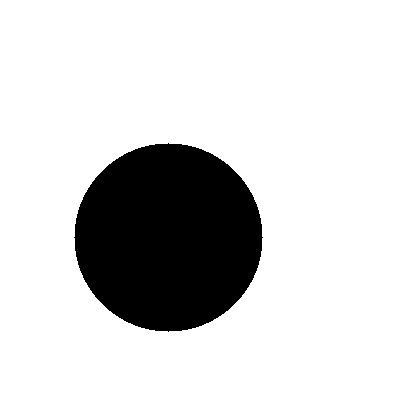
#> input picture tp2.2/input/circle_01.jpeg, 420 x 420 px
$ python detector.py --image ../../tp2.2/input/circle_01.jpeg
#> lines starting #> are read from the running program, lines starting #| are printed output that depends on the picture; after the words box and inside, x2 and y2 are one past the last pixel; in counts of white or black regions, pixels touching at a corner belong together
"""Full detection pipeline: image -> annotated image + stats, via YOLOv8."""
import sys
from pathlib import Path

sys.path.insert(0, str(Path(__file__).resolve().parent))

import numpy as np
import cv2
from PIL import Image

from utils import MODEL_PATH, COLOR_FREE_BGR, COLOR_OCCUPIED_BGR

# Conservative cap for the OpenCV fallback.  The fallback is intentionally used
# only when YOLO returns no boxes, so it should prefer obvious painted stall
# grids over noisy detections.
MAX_FALLBACK_SPACES = 250

_model = None
_car_model = None


# [21 lines left out: functions get_model, get_car_model, not called in this run]


def _yolo_detect(image_rgb: np.ndarray, threshold: float, model_path: Path) -> list:
    """Run the trained parking-space YOLO model and normalize its output format."""
    if not model_path.exists():
        return []
    model = get_model(model_path)
    # Ultralytics numpy inputs are OpenCV-style BGR arrays. The app uses RGB
    # images from PIL/Streamlit, so convert before prediction.
    image_bgr = cv2.cvtColor(image_rgb, cv2.COLOR_RGB2BGR)
    result = model.predict(image_bgr, conf=threshold, imgsz=640, verbose=False)[0]

    detections = []
    for box in result.boxes:
        x1, y1, x2, y2 = box.xyxy[0].tolist()
        class_id = int(box.cls[0])
        confidence = float(box.conf[0])
        raw_name = str(model.names.get(class_id, class_id)).lower()
        label = "Occupied" if "occ" in raw_name else "Empty"
        detections.append({
            "x": max(0, int(round(x1))), "y": max(0, int(round(y1))),
            "w": max(1, int(round(x2 - x1))), "h": max(1, int(round(y2 - y1))),
            "label": label,
            "confidence": confidence,
            "source": "yolo",
        })
    return detections


# [31 lines left out: functions _cluster_positions, _dedupe_boxes, not called in this run]


def _detect_slots_from_separators(image_rgb: np.ndarray) -> list:
    """Find plausible parking slots between long painted divider lines."""
    h, w = image_rgb.shape[:2]
    if h < 80 or w < 80:
        return []

    hsv = cv2.cvtColor(image_rgb, cv2.COLOR_RGB2HSV)
    white = cv2.inRange(hsv, np.array([0, 0, 145]), np.array([180, 95, 255]))
    yellow = cv2.inRange(hsv, np.array([14, 40, 90]), np.array([48, 255, 255]))
    paint = cv2.bitwise_or(white, yellow)
    paint = cv2.medianBlur(paint, 3)

    edges = cv2.Canny(paint, 50, 150)
    lines = cv2.HoughLinesP(
        edges, 1, np.pi / 180,
        threshold=max(30, int(min(h, w) * 0.06)),
        minLineLength=max(50, int(h * 0.22)),
        maxLineGap=max(12, int(h * 0.05)),
    )
    if lines is None:
        return []

    raw_separators = []
    for line in lines[:, 0]:
        x1, y1, x2, y2 = map(float, line)
        length = np.hypot(x2 - x1, y2 - y1)
        angle = abs(np.degrees(np.arctan2(y2 - y1, x2 - x1)))
        angle = angle if angle <= 90 else 180 - angle
        # This handles the common top-down/near-top-down case: parking spaces
        # are bounded by mostly vertical painted dividers.
        if angle >= 68 and length >= h * 0.20:
            raw_separators.append(((x1 + x2) / 2, min(y1, y2), max(y1, y2), length))

    if len(raw_separators) < 2:
        return []

    clusters = []
    for sep in sorted(raw_separators, key=lambda s: s[0]):
        if clusters and abs(sep[0] - np.mean([s[0] for s in clusters[-1]])) <= max(10, w * 0.018):
            clusters[-1].append(sep)
        else:
            clusters.append([sep])

    separators = []
    for cluster in clusters:
        separators.append({
            "x": float(np.mean([s[0] for s in cluster])),
            "y1": float(min(s[1] for s in cluster)),
            "y2": float(max(s[2] for s in cluster)),
        })

    boxes = []
    for left, right in zip(separators, separators[1:]):
        x1, x2 = int(round(left["x"])), int(round(right["x"]))
        bw = x2 - x1
        if not (w * 0.06 <= bw <= w * 0.32):
            continue

        y1 = max(0, int(round(min(left["y1"], right["y1"]) - bw * 0.10)))
        y2 = min(h, int(round(max(left["y2"], right["y2"]) + bw * 0.65)))
        if y2 - y1 < max(70, bw * 1.25):
            continue

        boxes.append({
            "x": x1, "y": y1,
            "w": bw, "h": y2 - y1,
            "label": "Empty",          # final label is assigned after car matching
            "confidence": 0.50,
            "source": "slot-lines",
        })

    return _dedupe_boxes(boxes, iou_threshold=0.20)


def _detect_slots_regular_grid(image_rgb: np.ndarray) -> list:
    """Infer a regular parking grid from painted lines, including multi-row lots."""
    h, w = image_rgb.shape[:2]
    if h < 80 or w < 80:
        return []

    hsv = cv2.cvtColor(image_rgb, cv2.COLOR_RGB2HSV)
    white = cv2.inRange(hsv, np.array([0, 0, 140]), np.array([180, 105, 255]))
    yellow = cv2.inRange(hsv, np.array([14, 35, 85]), np.array([50, 255, 255]))
    paint = cv2.medianBlur(cv2.bitwise_or(white, yellow), 3)
    edges = cv2.Canny(paint, 50, 150)
    lines = cv2.HoughLinesP(edges, 1, np.pi / 180, threshold=28, minLineLength=max(35, int(min(h, w) * 0.10)), maxLineGap=max(12, int(min(h, w) * 0.06)))
    if lines is None:
        return []

    vertical, horizontal = [], []
    for line in lines[:, 0]:
        x1, y1, x2, y2 = map(float, line)
        length = np.hypot(x2 - x1, y2 - y1)
        angle = abs(np.degrees(np.arctan2(y2 - y1, x2 - x1)))
        angle = angle if angle <= 90 else 180 - angle
        if angle >= 68 and length >= h * 0.16:
            vertical.append({"x": (x1 + x2) / 2, "y1": min(y1, y2), "y2": max(y1, y2), "length": length})
        elif angle <= 18 and length >= w * 0.12:
            horizontal.append({"y": (y1 + y2) / 2, "x1": min(x1, x2), "x2": max(x1, x2), "length": length})

    if len(vertical) < 3:
        return []

    # Cluster duplicate edges from the same painted divider.
    clusters = []
    for item in sorted(vertical, key=lambda d: d["x"]):
        if clusters and abs(item["x"] - np.mean([v["x"] for v in clusters[-1]])) <= max(12, w * 0.018):
            clusters[-1].append(item)
        else:
            clusters.append([item])
    x_candidates = []
    for cluster in clusters:
        x_candidates.append({
            "x": float(np.mean([v["x"] for v in cluster])),
            "y1": float(min(v["y1"] for v in cluster)),
            "y2": float(max(v["y2"] for v in cluster)),
            "strength": float(sum(v["length"] for v in cluster)),
        })
    xs = [c["x"] for c in x_candidates if 0 <= c["x"] <= w]
    if len(xs) < 3:
        return []

    # Find the most plausible repeated stall width from candidate line spacing.
    best_start, best_step, best_score = None, None, -1
    sorted_x = sorted(xs)
    for i, start in enumerate(sorted_x[:-1]):
        for end in sorted_x[i + 1:]:
            step = end - start
            if not (w * 0.06 <= step <= w * 0.20):
                continue
            n = int(round((max(sorted_x) - start) / step)) + 1
            predicted = [start + k * step for k in range(n) if 0 <= start + k * step <= w]
            matches = sum(any(abs(p - x) <= step * 0.23 for x in sorted_x) for p in predicted)
            score = matches * 10 + len(predicted) - abs(step - np.median(np.diff(sorted_x))) * 0.03
            if score > best_score:
                best_start, best_step, best_score = start, step, score
    if best_start is None:
        return []

    # Extend the regular sequence across the visible row.
    x_lines = []
    x = best_start
    while x - best_step >= 0:
        x -= best_step
    while x <= w:
        if x >= 0:
            x_lines.append(float(x))
        x += best_step
    x_lines = [x for x in x_lines if 0 <= x <= w]
    if len(x_lines) < 3:
        return []

    top = max(0, int(np.percentile([v["y1"] for v in vertical], 10) - best_step * 0.10))
    # Use a robust percentile so non-parking vertical artifacts at the image
    # edges do not stretch a one-row parking area into the drive aisle.
    base_bottom = min(h, int(np.percentile([v["y2"] for v in vertical], 85) + best_step * 0.35))
    bottom = base_bottom

    h_clusters = []
    for item in sorted(horizontal, key=lambda d: d["y"]):
        if h_clusters and abs(item["y"] - np.mean([v["y"] for v in h_clusters[-1]])) <= max(10, h * 0.025):
            h_clusters[-1].append(item)
        else:
            h_clusters.append([item])
    strong_h = []
    for cluster in h_clusters:
        y = float(np.mean([v["y"] for v in cluster]))
        span = sum(v["length"] for v in cluster)
        # Row dividers can be broken by cars, so accept shorter horizontal
        # evidence once we are below the noisy top-car area.
        required_span = w * 0.15 if y > top + best_step * 1.45 else w * 0.35
        if span >= required_span:
            strong_h.append(y)
    if strong_h:
        bottom = min(h, int(max(bottom, max(strong_h) + best_step * 0.25)))

    y_internal = []
    for y in strong_h:
        # Ignore top artifacts from car roofs/text; real two-row separators are
        # usually near the middle/lower half of the visible parking grid.
        if max(top + best_step * 1.45, h * 0.42) < y < bottom - best_step * 0.65:
            y_internal.append(y)
    # For this geometry there should normally be at most one row separator.
    # Keeping the strongest/lower candidate avoids splitting cars into fake rows.
    valid_y_internal = []
    for y in y_internal:
        band = max(3, int(best_step * 0.08))
        coverages = []
        for x in x_lines:
            xi = int(round(x))
            sample = paint[int(round(y)):bottom, max(0, xi - band):min(w, xi + band)]
            coverages.append(cv2.countNonZero(sample) / max(1, sample.size))
        enough_lower_lines = sum(c > 0.02 for c in coverages) >= max(3, int(len(x_lines) * 0.70))
        strong_lower_lines = float(np.mean(coverages)) >= 0.35
        if enough_lower_lines and strong_lower_lines:
            valid_y_internal.append(y)

    if len(valid_y_internal) > 1:
        valid_y_internal = [max(valid_y_internal)]
    # The regular-grid extrapolator is only safe when a real second row is
    # confirmed. For one-row lots, use the direct separator detector instead;
    # otherwise car edges/logos can look like extra grid lines and duplicate or
    # hallucinate spaces into the drive aisle.
    if not valid_y_internal:
        return []
    y_lines = [float(top)] + sorted(valid_y_internal) + [float(bottom)]
    # Avoid tiny row slices caused by car edges/text.
    y_lines = [y_lines[0]] + [y for a, y in zip(y_lines, y_lines[1:]) if y - a >= best_step * 0.75]
    if y_lines[-1] != float(bottom) and bottom - y_lines[-1] >= best_step * 0.75:
        y_lines.append(float(bottom))
    if len(y_lines) < 2:
        y_lines = [float(top), float(bottom)]

    boxes = []
    for x1, x2 in zip(x_lines, x_lines[1:]):
        bw = x2 - x1
        if not (w * 0.055 <= bw <= w * 0.22):
            continue
        for y1, y2 in zip(y_lines, y_lines[1:]):
            bh = y2 - y1
            if bh < best_step * 0.75:
                continue

            xi1, xi2 = int(round(x1)), int(round(x2))
            yi1, yi2 = max(0, int(round(y1))), min(h, int(round(y2)))
            band = max(3, int(bw * 0.08))
            left_band = paint[yi1:yi2, max(0, xi1 - band):min(w, xi1 + band)]
            right_band = paint[yi1:yi2, max(0, xi2 - band):min(w, xi2 + band)]
            left_cov = cv2.countNonZero(left_band) / max(1, left_band.size)
            right_cov = cv2.countNonZero(right_band) / max(1, right_band.size)
            side_cov = max(left_cov, right_cov)
            mean_cov = (left_cov + right_cov) / 2

            # Do not create slots in blank drive aisles. Inferred grid lines are
            # allowed, but each proposed cell must still have real painted-line
            # evidence on at least one/both vertical borders inside that row.
            if side_cov < 0.025 or mean_cov < 0.010:
                continue

            boxes.append({
                "x": max(0, xi1), "y": yi1,
                "w": int(round(bw)), "h": yi2 - yi1,
                "label": "Empty",
                "confidence": 0.50,
                "source": "slot-lines",
            })
    return _dedupe_boxes(boxes, iou_threshold=0.15)


# [81 lines left out: functions _detect_cars, _intersection, _slot_visual_occupancy_score, _classify_slots_with_cars, not called in this run]


def _detect_empty_spaces_from_grid(image_rgb: np.ndarray) -> list:
    """
    Fallback detector for empty lots when the trained model does not fire.

    It looks for bright/yellow painted stall lines, clusters near-horizontal and
    near-vertical line positions, then proposes cells bounded by those lines.
    These are marked as Empty because this fallback is only reliable for open
    spaces with visible markings; occupied-space classification remains YOLO's
    job.
    """
    h, w = image_rgb.shape[:2]
    if h < 80 or w < 80:
        return []

    scale = min(1.0, 1280.0 / max(h, w))
    small = cv2.resize(image_rgb, (int(w * scale), int(h * scale)), interpolation=cv2.INTER_AREA) if scale < 1 else image_rgb
    sh, sw = small.shape[:2]

    hsv = cv2.cvtColor(small, cv2.COLOR_RGB2HSV)
    # White paint: low saturation, high value. Yellow paint: common in lots too.
    white = cv2.inRange(hsv, np.array([0, 0, 150]), np.array([180, 90, 255]))
    yellow = cv2.inRange(hsv, np.array([15, 45, 100]), np.array([45, 255, 255]))
    mask = cv2.bitwise_or(white, yellow)
    mask = cv2.medianBlur(mask, 3)
    mask = cv2.morphologyEx(mask, cv2.MORPH_OPEN, np.ones((3, 3), np.uint8))
    mask = cv2.dilate(mask, np.ones((3, 3), np.uint8), iterations=1)

    edges = cv2.Canny(mask, 50, 150)
    min_len = max(25, int(min(sw, sh) * 0.08))
    lines = cv2.HoughLinesP(edges, 1, np.pi / 180, threshold=35, minLineLength=min_len, maxLineGap=max(8, int(min_len * 0.35)))
    if lines is None:
        return []

    xs, ys = [], []
    for line in lines[:, 0]:
        x1, y1, x2, y2 = map(float, line)
        length = np.hypot(x2 - x1, y2 - y1)
        if length < min_len:
            continue
        angle = abs(np.degrees(np.arctan2(y2 - y1, x2 - x1)))
        angle = angle if angle <= 90 else 180 - angle
        if angle <= 18:
            ys.append((y1 + y2) / 2)
        elif angle >= 72:
            xs.append((x1 + x2) / 2)

    x_lines = _cluster_positions(xs, max(8, sw * 0.018))
    y_lines = _cluster_positions(ys, max(8, sh * 0.018))
    if len(x_lines) < 2 or len(y_lines) < 2:
        return []

    boxes = []
    min_bw, max_bw = sw * 0.035, sw * 0.35
    min_bh, max_bh = sh * 0.035, sh * 0.35
    for x1, x2 in zip(x_lines, x_lines[1:]):
        bw = x2 - x1
        if not (min_bw <= bw <= max_bw):
            continue
        for y1, y2 in zip(y_lines, y_lines[1:]):
            bh = y2 - y1
            if not (min_bh <= bh <= max_bh):
                continue
            xi1, yi1, xi2, yi2 = map(lambda v: int(round(v)), (x1, y1, x2, y2))
            pad = max(2, int(min(bw, bh) * 0.08))
            border = np.zeros_like(mask)
            cv2.rectangle(border, (xi1, yi1), (xi2, yi2), 255, pad)
            border_pixels = cv2.countNonZero(border)
            score = cv2.countNonZero(cv2.bitwise_and(mask, border)) / border_pixels if border_pixels else 0
            if score < 0.08:
                continue
            boxes.append({
                "x": int(round(xi1 / scale)), "y": int(round(yi1 / scale)),
                "w": int(round(bw / scale)), "h": int(round(bh / scale)),
                "label": "Empty",
                "confidence": float(min(0.60, 0.25 + score)),
                "source": "line-fallback",
            })

    return _dedupe_boxes(boxes)


def _fallback_detect(image_rgb: np.ndarray) -> list:
    """Last-resort empty-space detector for lots with complete painted grids."""
    return _detect_empty_spaces_from_grid(image_rgb)


# [36 lines left out: functions make_grid_slots, classify_slots, not called in this run]


def detect(image_rgb: np.ndarray, threshold: float = 0.5, model_path: Path = MODEL_PATH, use_fallback: bool = True) -> list:
    """
    Detect parking occupancy.

    Preferred pipeline:
      1. Detect parking-slot geometry from painted divider lines.
      2. Detect vehicles with pretrained COCO YOLO.
      3. Mark each slot Occupied if a vehicle overlaps it, otherwise Empty.

    If slot geometry cannot be found, it falls back to the previously trained
    parking-space YOLO model and finally to empty-grid detection.
    """
    if use_fallback:
        slots = _detect_slots_regular_grid(image_rgb)
        if len(slots) < 3:
            slots = _detect_slots_from_separators(image_rgb)
        if slots:
            cars = _detect_cars(image_rgb, threshold=0.25)
            return _classify_slots_with_cars(image_rgb, slots, cars)

    detections = _yolo_detect(image_rgb, threshold, model_path)
    if detections:
        return detections

    low_threshold = min(threshold, 0.12)
    if low_threshold < threshold:
        detections = _yolo_detect(image_rgb, low_threshold, model_path)
        if detections:
            return detections

    return _fallback_detect(image_rgb) if use_fallback else []


def annotate_image(image: np.ndarray, detections: list, show_confidence: bool = True) -> np.ndarray:
    """Draw colored bounding boxes with optional confidence labels on image."""
    if len(image.shape) == 3 and image.shape[2] == 3:
        draw = cv2.cvtColor(image, cv2.COLOR_RGB2BGR)
    else:
        draw = image.copy()

    overlay = draw.copy()

    for idx, det in enumerate(detections, start=1):
        x, y, w, h = det["x"], det["y"], det["w"], det["h"]
        color = COLOR_FREE_BGR if det["label"] == "Empty" else COLOR_OCCUPIED_BGR

        cv2.rectangle(overlay, (x, y), (x + w, y + h), color, -1)
        cv2.addWeighted(overlay, 0.3, draw, 0.7, 0, draw)
        overlay = draw.copy()

        cv2.rectangle(draw, (x, y), (x + w, y + h), color, 2)

        if show_confidence:
            text = f"#{idx} {det['confidence']:.0%}"
            text_y = max(y - 5, 15)
            cv2.putText(draw, text, (x, text_y),
                        cv2.FONT_HERSHEY_SIMPLEX, 0.4, color, 1, cv2.LINE_AA)

    return cv2.cvtColor(draw, cv2.COLOR_BGR2RGB)


def run_detection(image_path: Path, threshold: float = 0.5, show_confidence: bool = True) -> tuple:
    """Full pipeline: image file -> annotated image (RGB) + stats dict."""
#> called with threshold = 0.5, show_confidence = True
    img_rgb = np.array(Image.open(image_path).convert("RGB"))
#> img_rgb is the input picture: shape (420, 420, 3); min 0, max 255, mean 214.9
    detections = detect(img_rgb, threshold)
#> in _detect_slots_regular_grid, `edges = cv2.Canny(paint, 50, 150)`:
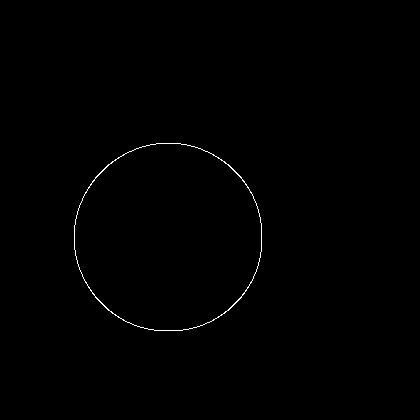
#> edges: shape (420, 420); 0.35% white in thin lines or dots, all inside (x1, y1, x2, y2) = (74, 143, 262, 331)
#> in _detect_slots_regular_grid, `lines = cv2.HoughLinesP(edges, 1, np.pi / 180, threshold=28, minLineLe..`: lines = None
#> in detect, `slots = _detect_slots_regular_grid(image_rgb)`: slots = []
#> in _detect_slots_from_separators, `lines = cv2.HoughLinesP( edges, 1, np.pi / 180, threshold=max(30, int(..`: lines = None
#> in detect, `detections = _yolo_detect(image_rgb, threshold, model_path)`: detections = []
#> in _detect_empty_spaces_from_grid, `mask = cv2.dilate(mask, np.ones((3, 3), np.uint8), iterations=1)`:
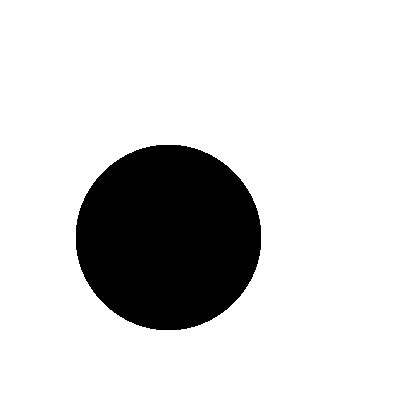
#> mask: shape (420, 420); 84.7% white; 1 black region, box (x1, y1, x2, y2) and area: (76, 145, 261, 330) 26981
#> in _detect_empty_spaces_from_grid, `edges = cv2.Canny(mask, 50, 150)`:
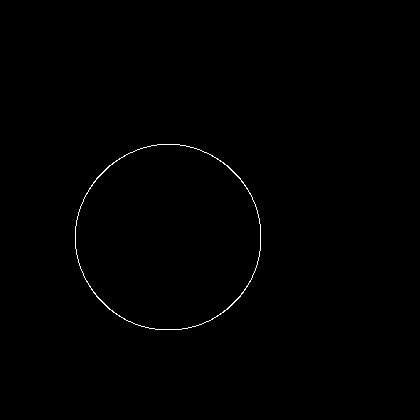
#> edges: shape (420, 420); 0.35% white in thin lines or dots, all inside (x1, y1, x2, y2) = (75, 144, 261, 330)
#> in _detect_empty_spaces_from_grid, `lines = cv2.HoughLinesP(edges, 1, np.pi / 180, threshold=35, minLineLe..`: lines = None
#> detections = []
    annotated = annotate_image(img_rgb, detections, show_confidence)

    free = sum(1 for d in detections if d["label"] == "Empty")
#> free = 0
    occupied = len(detections) - free
#> occupied = 0
    stats = {
        "total": len(detections),
        "free": free,
        "occupied": occupied,
        "occupancy_pct": (occupied / len(detections) * 100) if detections else 0.0
    }
#> stats = {'total': 0, 'free': 0, 'occupied': 0, 'occupancy_pct': 0}

    return annotated, stats


if __name__ == "__main__":
    import argparse
    parser = argparse.ArgumentParser(description="Run parking space detection on an image")
    parser.add_argument("--image", required=True)
    parser.add_argument("--threshold", type=float, default=0.5)
    parser.add_argument("--output", default="annotated.jpg")
    args = parser.parse_args()

    annotated, stats = run_detection(Path(args.image), args.threshold)
    Image.fromarray(annotated).save(args.output)
    print(f"Results: {stats}")
#| Results: {'total': 0, 'free': 0, 'occupied': 0, 'occupancy_pct': 0.0}
    print(f"Saved to {args.output}")

$ run again, on tp2.2/input/circle_03.jpeg
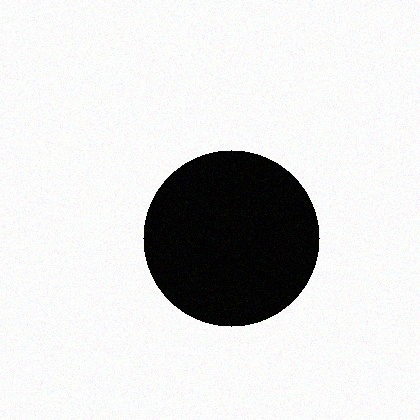
#> input picture tp2.2/input/circle_03.jpeg, 420 x 420 px
#> in run_detection, img_rgb is the input picture: shape (420, 420, 3); mean R, G, B 216.6, 216.7, 216.6
#> hsv: shape (420, 420, 3); mean H, S, V 69.8, 18.3, 217.7
#> white: shape (420, 420); 86.2% white; 1 black region, box (x1, y1, x2, y2) and area: (143, 150, 320, 327) 24313
#> yellow: shape (420, 420); every value is 0
#> paint: shape (420, 420); 86.2% white; 1 black region, box (x1, y1, x2, y2) and area: (144, 151, 319, 326) 24309
#> in _detect_slots_regular_grid, `edges = cv2.Canny(paint, 50, 150)`:
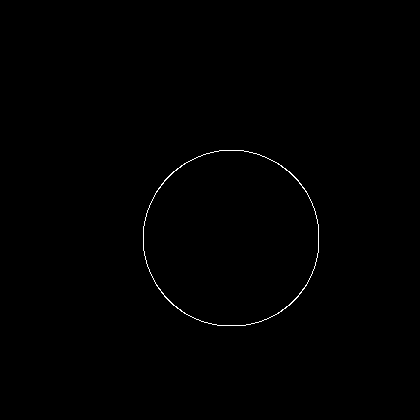
#> edges: shape (420, 420); 0.33% white in thin lines or dots, all inside (x1, y1, x2, y2) = (143, 150, 319, 326)
#> in _detect_slots_regular_grid, `lines = cv2.HoughLinesP(edges, 1, np.pi / 180, threshold=28, minLineLe..`: lines = None
#> slots = []
#> in _detect_slots_from_separators, `lines = cv2.HoughLinesP( edges, 1, np.pi / 180, threshold=max(30, int(..`: lines = None
#> in detect, `detections = _yolo_detect(image_rgb, threshold, model_path)`: detections = []
#> mask: shape (420, 420); 86.6% white; 1 black region, box (x1, y1, x2, y2) and area: (145, 152, 318, 325) 23613
#> in _detect_empty_spaces_from_grid, `edges = cv2.Canny(mask, 50, 150)`:
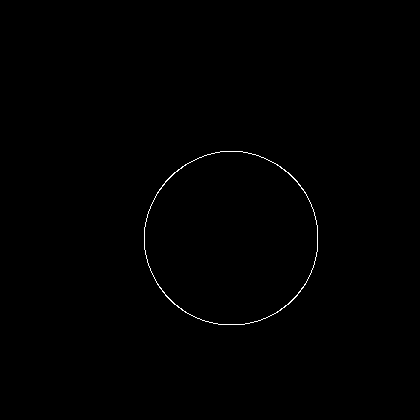
#> edges: shape (420, 420); 0.32% white in thin lines or dots, all inside (x1, y1, x2, y2) = (144, 151, 318, 325)
#> in _detect_empty_spaces_from_grid, `lines = cv2.HoughLinesP(edges, 1, np.pi / 180, threshold=35, minLineLe..`: lines = None
#> in run_detection, `detections = detect(img_rgb, threshold)`: detections = []
#> free = 0
#> in run_detection, `stats = { "total": len(detections), "free": free, "occupied": occupied..`: stats = {'total': 0, 'free': 0, 'occupied': 0, 'occupancy_pct': 0}
#| Results: {'total': 0, 'free': 0, 'occupied': 0, 'occupancy_pct': 0.0}
